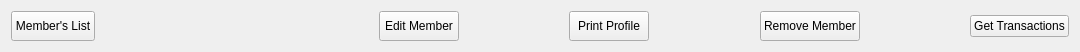
              <widget class="QWidget" name="layoutWidget">
               <property name="geometry">
                <rect>
                 <x>12</x>
                 <y>10</y>
                 <width>1080</width>
                 <height>42</height>
                </rect>
               </property>
               <layout class="QHBoxLayout" name="horizontalLayout_8">
                <item>
                 <widget class="QPushButton" name="memberListBtn">
                  <property name="minimumSize">
                   <size>
                    <width>0</width>
                    <height>30</height>
                   </size>
                  </property>
                  <property name="maximumSize">
                   <size>
                    <width>16777215</width>
                    <height>30</height>
                   </size>
                  </property>
                  <property name="text">
                   <string>Member's List</string>
                  </property>
                  <property name="icon">
                   <iconset resource="../static/resource.qrc">
                    <normaloff>:/icons/icon/white/arrow-left.svg</normaloff>:/icons/icon/white/arrow-left.svg</iconset>
                  </property>
                 </widget>
                </item>
                <item>
                 <spacer name="horizontalSpacer_19">
                  <property name="orientation">
                   <enum>Qt::Horizontal</enum>
                  </property>
                  <property name="sizeHint" stdset="0">
                   <size>
                    <width>278</width>
                    <height>20</height>
                   </size>
                  </property>
                 </spacer>
                </item>
                <item>
                 <widget class="QPushButton" name="editMemberBtn">
                  <property name="minimumSize">
                   <size>
                    <width>0</width>
                    <height>30</height>
                   </size>
                  </property>
                  <property name="maximumSize">
                   <size>
                    <width>16777215</width>
                    <height>30</height>
                   </size>
                  </property>
                  <property name="text">
                   <string>Edit Member</string>
                  </property>
                  <property name="icon">
                   <iconset resource="../static/resource.qrc">
                    <normaloff>:/icons/icon/white/edit.svg</normaloff>:/icons/icon/white/edit.svg</iconset>
                  </property>
                 </widget>
                </item>
                <item>
                 <spacer name="horizontalSpacer_21">
                  <property name="orientation">
                   <enum>Qt::Horizontal</enum>
                  </property>
                  <property name="sizeHint" stdset="0">
                   <size>
                    <width>40</width>
                    <height>20</height>
                   </size>
                  </property>
                 </spacer>
                </item>
                <item>
                 <widget class="QPushButton" name="printProfileBtn">
                  <property name="minimumSize">
                   <size>
                    <width>0</width>
                    <height>30</height>
                   </size>
                  </property>
                  <property name="maximumSize">
                   <size>
                    <width>16777215</width>
                    <height>30</height>
                   </size>
                  </property>
                  <property name="text">
                   <string>Print Profile</string>
                  </property>
                  <property name="icon">
                   <iconset resource="../static/resource.qrc">
                    <normaloff>:/icons/icon/white/printer.svg</normaloff>:/icons/icon/white/printer.svg</iconset>
                  </property>
                 </widget>
                </item>
                <item>
                 <spacer name="horizontalSpacer_20">
                  <property name="orientation">
                   <enum>Qt::Horizontal</enum>
                  </property>
                  <property name="sizeHint" stdset="0">
                   <size>
                    <width>40</width>
                    <height>20</height>
                   </size>
                  </property>
                 </spacer>
                </item>
                <item>
                 <widget class="QPushButton" name="removeMemberBtn">
                  <property name="minimumSize">
                   <size>
                    <width>0</width>
                    <height>30</height>
                   </size>
                  </property>
                  <property name="maximumSize">
                   <size>
                    <width>16777215</width>
                    <height>30</height>
                   </size>
                  </property>
                  <property name="text">
                   <string>Remove Member</string>
                  </property>
                  <property name="icon">
                   <iconset resource="../static/resource.qrc">
                    <normaloff>:/icons/icon/white/user-minus.svg</normaloff>:/icons/icon/white/user-minus.svg</iconset>
                  </property>
                  <property name="iconSize">
                   <size>
                    <width>16</width>
                    <height>16</height>
                   </size>
                  </property>
                 </widget>
                </item>
                <item>
                 <spacer name="horizontalSpacer_17">
                  <property name="orientation">
                   <enum>Qt::Horizontal</enum>
                  </property>
                  <property name="sizeHint" stdset="0">
                   <size>
                    <width>40</width>
                    <height>20</height>
                   </size>
                  </property>
                 </spacer>
                </item>
                <item>
                 <widget class="QPushButton" name="getTransBtn">
                  <property name="text">
                   <string>Get Transactions</string>
                  </property>
                  <property name="icon">
                   <iconset resource="../static/resource.qrc">
                    <normaloff>:/icons/icon/white/dollar-sign.svg</normaloff>:/icons/icon/white/dollar-sign.svg</iconset>
                  </property>
                 </widget>
                </item>
               </layout>
              </widget>
